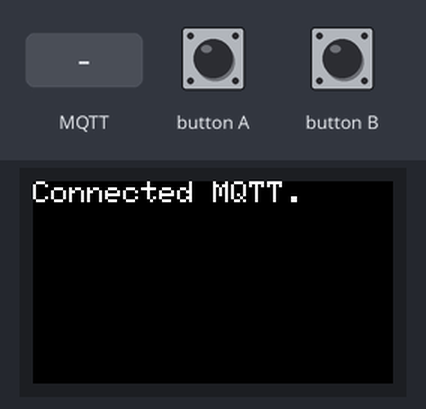
A sketch run on a simulated ESP32. On the bench: 240×135 colour display. The test bench sets the inputs (shaded band). WiFi joins after 1.5 s; servers stay silent unless stated; no MQTT or app messages arrive unless stated; what the sketch prints to the serial monitor is not drawn.

Above: at 3.6 s.
3.7 s: MQTT message "1" arrives on the first subscribed topic
At 4.3 s:
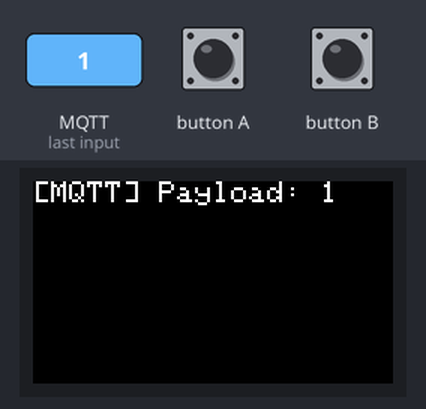
5.2 s: MQTT message "on" arrives on the first subscribed topic
At 5.5 s:
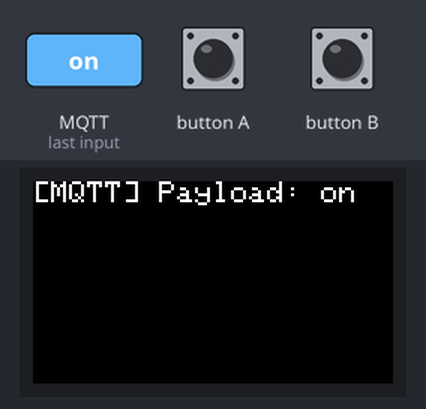
6.7 s: MQTT message "off" arrives on the first subscribed topic
At 7.9 s:
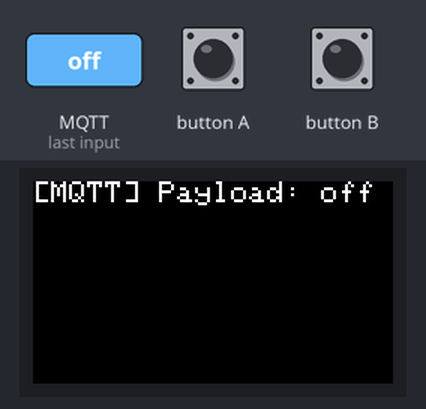
Timing chart, 0 to 9.7 s (numbered marks = the images above; inputs shaded):
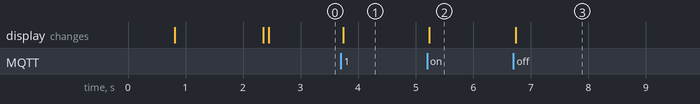

The sketch:

mqtt-m5stick.ino
```cpp
#include <WiFi.h>
#include <M5StickCPlus.h>
#include <PubSubClient.h>

const char* BROKER_URL = "192.168.11.25";
const uint16_t BROKER_PORT = 1883;

const char* WIFI_SSID = "YOUR SSID";
const char* WIFI_PASSWORD = "YOUR PASSWORD";

// MQTT Settings
static const char* TOPIC = "audio/volume";
static constexpr uint16_t MQTT_BUF_SIZE = 1024;
static constexpr uint16_t MQTT_KEEPALIVE_SEC = 30;

WiFiClient wifiClient;
PubSubClient mqtt(wifiClient);

String clientId;

///
/// MQTT ブローカーへの接続処理
///
bool mqttConnect() {
  mqtt.setServer(BROKER_URL, BROKER_PORT);
  mqtt.setCallback(onMqttMessage);
  mqtt.setBufferSize(MQTT_BUF_SIZE);
  mqtt.setKeepAlive(MQTT_KEEPALIVE_SEC);
  mqtt.setSocketTimeout(15);

  // Last Will and Testament（LWT）
  const char* willTopic = TOPIC;
  const char* willMsg   = "{\"status\":\"offline\"}";
  bool willRetain = false;

  Serial.printf("[MQTT] Connecting to %s:%d ...\n", BROKER_URL, BROKER_PORT);

  M5.Lcd.fillScreen(BLACK);
  M5.Lcd.setCursor(0, 0);
  M5.Lcd.println("Connecting to MQTT...");

  bool ok = mqtt.connect(clientId.c_str(), nullptr, nullptr, willTopic, 1, willRetain, willMsg, true);

  if (ok) {
    Serial.println("[MQTT] Connected.");
    // 購読
    if (mqtt.subscribe(TOPIC, 1)) {
      Serial.printf("[MQTT] Subscribed: %s\n", TOPIC);
      M5.Lcd.fillScreen(BLACK);
      M5.Lcd.setCursor(0, 0);
      M5.Lcd.println("Connected MQTT.");
    }
    else {
      Serial.println("[MQTT] Subscribe failed");
    }
  }
  else {
    Serial.printf("[MQTT] Connect failed. State=%d\n", mqtt.state());
  }
  return ok;
}

///
/// Wi-Fi の接続確認と接続
///
void ensureWifi() {
  if (WiFi.status() == WL_CONNECTED) return;
  WiFi.mode(WIFI_STA);
  WiFi.begin(WIFI_SSID, WIFI_PASSWORD);
  Serial.printf("WiFi connecting to %s", WIFI_SSID);
  int tries = 0;
  while (WiFi.status() != WL_CONNECTED) {
    delay(500);
    Serial.print(".");
    if (++tries > 60) {
      ESP.restart();
    }
  }

  Serial.println("\nConnected to Wi-Fi");
  Serial.print("IP Address: ");
  Serial.println(WiFi.localIP());
}

///
/// MQTT ブローカーへの接続確認と接続
///
void ensureMqtt() {
  if (mqtt.connected()) return;

  // 再接続リトライ：指数バックオフ風（最大5秒）
  static uint32_t lastAttempt = 0;
  static uint32_t backoff = 500; // ms
  uint32_t now = millis();
  if (now - lastAttempt < backoff) return;

  if (!mqttConnect()) {
    backoff = min<uint32_t>(backoff * 2, 5000);
  }
  else {
    backoff = 500;
  }
  lastAttempt = now;
}

///
/// MQTT の受信コールバック
///
void onMqttMessage(char* topic, byte* payload, unsigned int length) {
  Serial.printf("[MQTT] Message arrived: topic=%s, len=%u\n", topic, length);

  String msg;
  msg.reserve(length);
  for (unsigned int i = 0; i < length; i++) {
    msg += (char)payload[i];
  }
  Serial.printf("[MQTT] Payload: %s\n", msg.c_str());
  M5.Lcd.fillScreen(BLACK);
  M5.Lcd.setCursor(0, 0);
  M5.Lcd.printf("[MQTT] Payload: %s\n", msg.c_str());
}

///
/// 一意な ClientID（MAC末尾を付与）
///
void setClientId() {
  uint64_t mac = ESP.getEfuseMac();
  char buf[32];
  snprintf(buf, sizeof(buf), "m5stack-%02X%02X%02X", (uint8_t)(mac>>16), (uint8_t)(mac>>8), (uint8_t)mac);
  clientId = String(buf);
}

///
/// セットアップ
///
void setup() {
  Serial.begin(115200);

  M5.begin();
  M5.Lcd.begin();
  M5.Lcd.setTextSize(2);
  M5.Lcd.setRotation(1);

  delay(500);

  M5.Lcd.println("Connecting to Wi-Fi...");

  setClientId();

  // 接続
  ensureWifi();
  ensureMqtt();
}

///
/// ループ
///
void loop() {
  M5.update();

  // 接続維持
  ensureWifi();
  ensureMqtt();

  if (mqtt.connected()) {
    mqtt.loop();
  }
}
```

Measured:
- after the input at 3.7 s, the display: changes at once (image 1)
- after the input at 5.2 s, the display: changes at once (image 2)
- after the input at 6.7 s, the display: changes at once (image 3)
